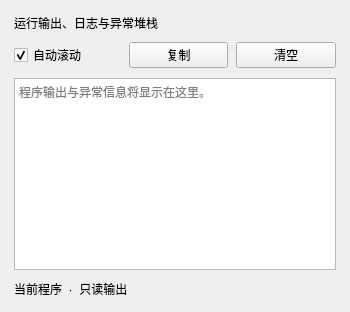
    <widget class="QDockWidget" name="runtimeLogDock">
      <property name="windowTitle">
        <string>运行日志</string>
      </property>
      <property name="visible">
        <bool>false</bool>
      </property>
      <property name="minimumSize">
        <size>
          <width>350</width>
          <height>220</height>
        </size>
      </property>
      <property name="features">
        <set>QDockWidget::DockWidgetFeature::DockWidgetClosable</set>
      </property>
      <property name="allowedAreas">
        <set>Qt::DockWidgetArea::RightDockWidgetArea</set>
      </property>
      <attribute name="dockWidgetArea">
        <number>2</number>
      </attribute>
      <widget class="QWidget" name="runtimeLogContents">
        <layout class="QVBoxLayout" name="runtimeLogLayout">
          <property name="leftMargin">
            <number>14</number>
          </property>
          <property name="topMargin">
            <number>14</number>
          </property>
          <property name="rightMargin">
            <number>14</number>
          </property>
          <property name="bottomMargin">
            <number>14</number>
          </property>
          <property name="spacing">
            <number>10</number>
          </property>
          <item>
            <widget class="QLabel" name="runtimeLogHint">
              <property name="text">
                <string>运行输出、日志与异常堆栈</string>
              </property>
              <property name="wordWrap">
                <bool>true</bool>
              </property>
            </widget>
          </item>
          <item>
            <widget class="QWidget" name="runtimeLogToolbar">
              <layout class="QHBoxLayout" name="runtimeLogToolbarLayout">
                <property name="leftMargin">
                  <number>0</number>
                </property>
                <property name="topMargin">
                  <number>0</number>
                </property>
                <property name="rightMargin">
                  <number>0</number>
                </property>
                <property name="bottomMargin">
                  <number>0</number>
                </property>
                <property name="spacing">
                  <number>8</number>
                </property>
                <item>
                  <widget class="QCheckBox" name="runtimeLogAutoScroll">
                    <property name="text">
                      <string>自动滚动</string>
                    </property>
                    <property name="checked">
                      <bool>true</bool>
                    </property>
                  </widget>
                </item>
                <item>
                  <spacer name="runtimeToolbarSpacer">
                    <property name="orientation">
                      <enum>Qt::Orientation::Horizontal</enum>
                    </property>
                  </spacer>
                </item>
                <item>
                  <widget class="QPushButton" name="runtimeLogCopyButton">
                    <property name="text">
                      <string>复制</string>
                    </property>
                  </widget>
                </item>
                <item>
                  <widget class="QPushButton" name="runtimeLogClearButton">
                    <property name="text">
                      <string>清空</string>
                    </property>
                  </widget>
                </item>
              </layout>
            </widget>
          </item>
          <item>
            <widget class="QPlainTextEdit" name="runtimeLogView">
              <property name="readOnly">
                <bool>true</bool>
              </property>
              <property name="lineWrapMode">
                <enum>QPlainTextEdit::LineWrapMode::NoWrap</enum>
              </property>
              <property name="maximumBlockCount">
                <number>3000</number>
              </property>
              <property name="placeholderText">
                <string>程序输出与异常信息将显示在这里。</string>
              </property>
              <property name="minimumSize">
                <size>
                  <width>300</width>
                  <height>180</height>
                </size>
              </property>
            </widget>
          </item>
          <item>
            <widget class="QLabel" name="runtimeLogFootnote">
              <property name="text">
                <string>当前程序  ·  只读输出</string>
              </property>
            </widget>
          </item>
        </layout>
      </widget>
    </widget>
